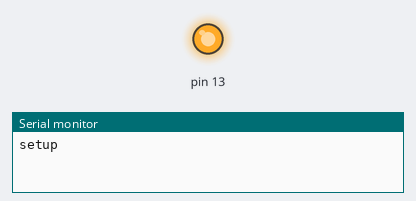
Bench run of a sketch on a simulated Arduino Uno, built with avr-gcc and run on an emulated ATmega328P. On the bench: output pins drawn as LEDs (lit = HIGH), the last lines printed to the serial monitor. No radio packets arrive unless stated.

Above: at 0.03 s.
At 2.5 s:
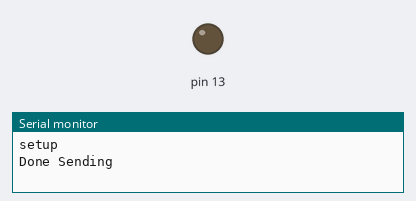
Timing chart, 0 to 6.6 s (numbered marks = the images above):
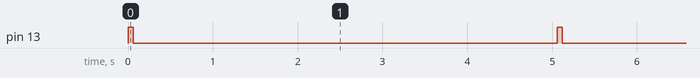

Measured:
- by itself, pin 13: alternates HIGH for 0.06 s and LOW for 5.0 s

The sketch:

transmitter.ino
```cpp
#include <VirtualWire.h>

void setup()
{
    Serial.begin(9600);	  // Debugging only
    Serial.println("setup");

    pinMode(12,OUTPUT);
    pinMode(13,OUTPUT);

    vw_set_tx_pin(12);

    // Initialise the IO and ISR
    vw_set_ptt_inverted(true); // Required for DR3100
    vw_setup(2000);	 // Bits per sec
}

void loop()
{
    const char *msg = "HELLO TEAM N.A.D.C.";

    digitalWrite(13, HIGH); // Flash a light to show transmitting
    vw_send((uint8_t *)msg, strlen(msg));
    vw_wait_tx(); // Wait until the whole message is gone
    digitalWrite(13, LOW);
    Serial.println("Done Sending");
    delay(5000);
}
```
